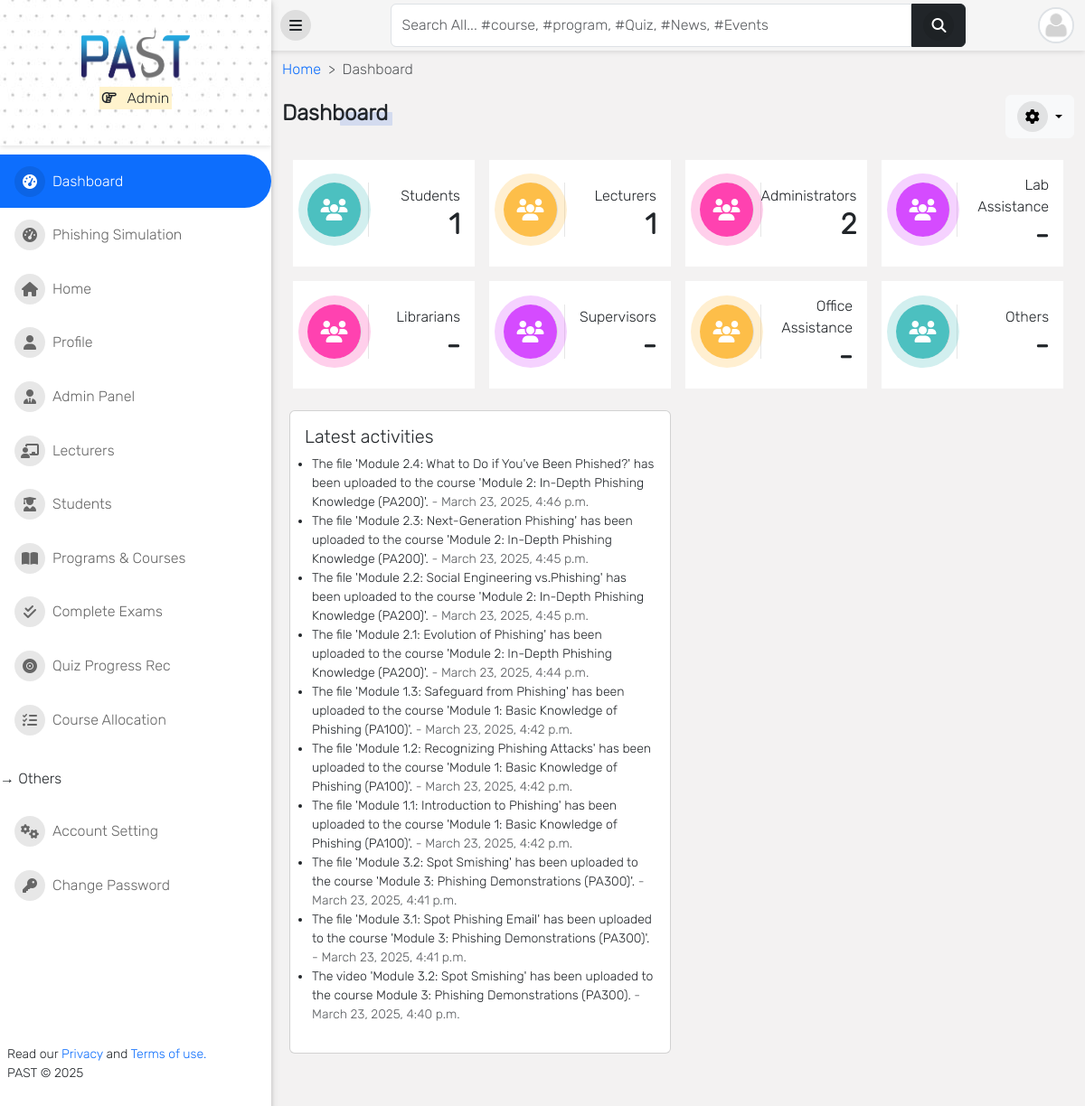
Page /dashboard/ (signed in) on the committed database.
### accounts/models.py (models this page shows, shortened)
class User(AbstractUser):
    is_student = models.BooleanField(default=False)
    is_lecturer = models.BooleanField(default=False)
    is_parent = models.BooleanField(default=False)
    is_dep_head = models.BooleanField(default=False)
    gender = models.CharField(max_length=1, choices=GENDERS, blank=True, null=True)
    phone = models.CharField(max_length=60, blank=True, null=True)
    address = models.CharField(max_length=60, blank=True, null=True)
    picture = models.ImageField(
        upload_to="profile_pictures/%y/%m/%d/", default="default.png", null=True
    )
    email = models.EmailField(blank=True, null=True)
    username_validator = ASCIIUsernameValidator()
    objects = CustomUserManager()
    class Meta:
        ordering = ("-date_joined",)
    @property
    def get_user_role(self):
        if self.is_superuser:
            role = "Admin"
        elif self.is_student:
            role = "User"
        elif self.is_lecturer:
            role = "Lecturer"
        elif self.is_parent:
            role = "Parent"
        return role

### core/models.py (models this page shows, shortened)
class ActivityLog(models.Model):
    message = models.TextField()
    created_at = models.DateTimeField(auto_now=True)

### accounts/decorators.py (the view)
    def wrapper(request, *args, **kwargs):
        if test_func(request.user):
            return function(request, *args, **kwargs) if function else None
        else:
            return redirect(redirect_to)

### accounts/models.py (called while the page is built)
    def get_student_count(self):
        return self.model.objects.filter(is_student=True).count()

    def get_lecturer_count(self):
        return self.model.objects.filter(is_lecturer=True).count()

    def get_superuser_count(self):
        return self.model.objects.filter(is_superuser=True).count()

    @classmethod
    def get_gender_count(cls):
        males_count = Student.objects.filter(student__gender="M").count()
        females_count = Student.objects.filter(student__gender="F").count()
        return {"M": males_count, "F": females_count}

### core/views.py (called while the page is built)
@login_required
@admin_required
def dashboard_view(request):
    logs = ActivityLog.objects.all().order_by("-created_at")[:10]
    gender_count = Student.get_gender_count()
    context = {
        "student_count": User.objects.get_student_count(),
        "lecturer_count": User.objects.get_lecturer_count(),
        "superuser_count": User.objects.get_superuser_count(),
        "males_count": gender_count["M"],
        "females_count": gender_count["F"],
        "logs": logs,
    }
    return render(request, "core/dashboard.html", context)

### templates/core/dashboard.html (shortened to what this page needs)
{% extends 'base.html' %}
{% load static %}
{% block content %}
<nav style="--bs-breadcrumb-divider: '>';" aria-label="breadcrumb">
    <ol class="breadcrumb">
      <li class="breadcrumb-item"><a href="/">Home</a></li>
      <li class="breadcrumb-item active" aria-current="page">Dashboard</li>
    </ol>
</nav>
<div class="d-flex justify-content-between align-items-center mb-4">
	<h1 class="title-1">Dashboard</h1>
	<div class="dropdown">
		<button type="button" class="btn btn-light dropdown-toggle" data-bs-toggle="dropdown"
			aria-expanded="false">
			<i class="fas fa-cog"></i>
		</button>
	</div>
</div>
<div class="row users-count px-3">
	<div class="col-6 col-md-3 mb-3 px-2">
		<div class="card-count p-3">
			<h3><i class="fas fa-users bg-light-aqua"></i></h3>
			<div class="text-right">
				Students
				<h2>{{ student_count }}</h2>
			</div>
		</div>
	</div>
	<div class="col-6 col-md-3 mb-3 px-2">
		<div class="card-count p-3">
			<h3><i class="fas fa-users bg-light-orange"></i></h3>
			<div class="text-right">
				Lecturers
				<h2>{{ lecturer_count }}</h2>
			</div>
		</div>
	</div>
	<div class="col-6 col-md-3 mb-3 px-2">
		<div class="card-count p-3">
			<h3><i class="fas fa-users bg-light-red"></i></h3>
			<div class="text-right">
				Administrators
				<h2>{{ superuser_count }}</h2>
			</div>
		</div>
	</div>
	<div class="col-6 col-md-3 mb-3 px-2">
		<div class="card-count p-3">
			<h3><i class="fas fa-users bg-light-purple"></i></h3>
			<div class="text-right">
				Lab Assistance
				<h2>-</h2>
			</div>
		</div>
	</div>
	<div class="col-6 col-md-3 mb-3 px-2">
		<div class="card-count p-3">
			<h3><i class="fas fa-users bg-light-red"></i></h3>
			<div class="text-right">
				Librarians
				<h2>-</h2>
			</div>
		</div>
	</div>
	<div class="col-6 col-md-3 mb-3 px-2">
		<div class="card-count p-3">
			<h3><i class="fas fa-users bg-light-purple"></i></h3>
			<div class="text-right">
				Supervisors
				<h2>-</h2>
			</div>
		</div>
	</div>
	<div class="col-6 col-md-3 mb-3 px-2">
		<div class="card-count p-3">
			<h3><i class="fas fa-users bg-light-orange"></i></h3>
			<div class="text-right pl-2">
				Office Assistance
				<h2>-</h2>
			</div>
		</div>
	</div>
	<div class="col-6 col-md-3 mb-3 px-2">
		<div class="card-count p-3">
			<h3><i class="fas fa-users bg-light-aqua"></i></h3>
			<div class="text-right">
				Others
				<h2>-</h2>
			</div>
		</div>
	</div>
</div>
	<div class="col-md-6 p-2">
		<div class="card w-100 h-100 p-3">
			<h5>Latest activities</h5>
			<ul class="ps-2 small">
				{% for log in logs %}
				<li>{{ log.message }} <span class="text-muted">- {{ log.created_at }}</span></li>
				{% empty %}
				<li>No recent activity</li>
				{% endfor %}
			</ul>
		</div>
	</div>
</div>
<br>
{% endblock content %}

### templates/base.html (shortened to what this page needs)
{% load static %}
<!DOCTYPE html>
<html lang="en">
<head>
    <link rel="stylesheet" type="text/css" href="{% static 'vendor/fontawesome-6.5.1/css/all.min.css' %}">
    <link rel="stylesheet" type="text/css" href="{% static 'vendor/bootstrap-5.3.2/css/bootstrap.min.css' %}">
    <link rel="stylesheet" type="text/css" href="{% static 'css/style.min.css' %}">
</head>
<body>
    {% block sidebar %}
        {% include 'aside.html' %}
    {% endblock %}
    {% block maincontent %}
    <div id="main">
        {% block topbar %}
            {% include 'navbar.html' %}
        {% endblock %}
        <div class="container-fluid" id="main-content">
            {% block content %}{% endblock content %}
        </div>
    {% endblock %}
</body>
</html>

### templates/aside.html (shortened to what this page needs)
{% load static %}
<div id="side-nav">
	<div class="main-menu">
		<div class="top-side text-center py-4" style="background-image: url({% static 'img/dotted.jpg' %});">
			<a href="/">
				<img src="{% static 'img/PAST_logo.png' %}" width="120px" alt="Logo PAST">
			</a>
			<p class="text-orange">
				<mark>
					<i class="far fa-hand-point-right"></i>
					{{ request.user.get_user_role }}
				</mark>
			</p>
		</div>
		{% url 'home' as hom %} {% url 'dashboard' as dash %} {% url 'profile' as prof %}
		{% url 'phishing_simulation' as simtool %}
		{% url 'lecturer_list' as lec %}
		{% url 'student_list' as stu %} {% url 'course_allocation_view' as cav %}
		{% url 'programs' as pro %} {% url 'session_list' as sess %} {% url 'semester_list' as sem %}
		{% url 'course_registration' as cr %} {% url 'edit_profile' as ep %} {% url 'change_password' as cp %}
		{% url 'quiz_progress' as qpr %} {% url 'quiz_marking' as qce %} {% url 'user_course_list' as ucl %}
		{% url 'admin_panel' as admin_p %}
		<ul>
			{% if request.user.is_superuser %}
			<li class="{% if request.path == dash %}active{% endif %}">
				<a href="{% url 'dashboard' %}"><i class="fas fa-tachometer-alt"></i>Dashboard</a>
			</li>
			<li class="{% if request.path == simtool %}active{% endif %}">
				<a href="{% url 'phishing_simulation' %}"><i class="fas fa-tachometer-alt"></i>Phishing Simulation</a>
			</li>
			{% endif %}
			<li class="{% if request.path == hom %}active{% endif %}">
				<a href="{% url 'home' %}"><i class="fas fa-home"></i>Home</a>
			</li>
			<li class="{% if request.path == prof %}active{% endif %}">
				<a href="{% url 'profile' %}"><i class="fas fa-user"></i>Profile</a>
			</li>
			{% if request.user.is_superuser %}
			<li class="{% if request.path == admin_p %}active{% endif %}">
				<a href="{% url 'admin_panel' %}"><i class="fas fa-user-tie"></i>Admin Panel</a>
			</li>
			<li class="{% if request.path == lec %}active{% endif %}">
				<a href="{% url 'lecturer_list' %}"><i class="fas fa-chalkboard-teacher"></i>Lecturers</a>
			</li>
			<li class="{% if request.path == stu %}active{% endif %}">
				<a href="{% url 'student_list' %}"><i class="fas fa-user-graduate"></i>Students</a>
			</li>
			{% endif %}
			<li class="{% if request.path == pro %}active{% endif %}">
				<a href="{% url 'programs' %}"><i class="fas fa-book-open"></i>Programs & Courses</a>
			</li>
			{% if request.user.is_superuser or request.user.is_lecturer %}
			<li class="{% if request.path == qce %}active{% endif %}">
				<a href="{% url 'quiz_marking' %}"><i class="fas fa-check-double"></i>Complete Exams</a>
			</li>
			{% endif %}
			{% if request.user.is_superuser %}
			<li class="{% if request.path == qpr %}active{% endif %}">
				<a href="{% url 'quiz_progress' %}"><i class="fas fa-record-vinyl"></i>Quiz Progress Rec</a>
			</li>
			<li class="{% if request.path == cav %}active{% endif %}">
				<a href="{% url 'course_allocation_view' %}"><i class="fas fa-tasks"></i>Course Allocation</a>
			</li>
			{% endif %}
			<br />
			<p class="ml-3">&RightArrow; Others</p>
			<li class="{% if request.path == ep %}active{% endif %}">
				<a href="{% url 'edit_profile' %}"><i class="fas fa-cogs"></i>Account Setting</a>
			</li>
			<li class="{% if request.path == cp %}active{% endif %}">
				<a href="{% url 'change_password' %}"><i class="fas fa-key"></i>Change Password</a>
			</li>
		</ul>
	</div>
	<footer class="card-footer mt-5 pt-3 pb-5 px-2">
		<div class="col-12">
			<p class="small m-0">
				Read our <a href="#"> Privacy </a> and <a href="#"> Terms of use. </a>
				<br />PAST &copy; <script>document.write(new Date().getFullYear());</script>
				<br />
			</p>
		</div>
	</footer>
</div>

### templates/navbar.html (shortened to what this page needs)
<div id="top-navbar" class="py-1">
	<div class="container">
		<div class="nav-wrapper">
			<div class="toggle-btn" onclick="toggleSidebar()">
				<i class="fas fa-bars"></i>
			</div>
			<form class="form-header" action="{% url 'query' %}" method="GET">
				<input id="primary-search" class="form-control rounded-end-0" type="text" name="q" value="{{ request.GET.q }}"
					placeholder="Search All... #course, #program, #Quiz, #News, #Events" required />
				<button class="btn btn-dark rounded-start-0" type="submit">
					<i class="fas fa-search"></i>
				</button>
			</form>
			<div class="dropdown">
				<div class="avatar border border-2" type="button" data-bs-toggle="dropdown" aria-expanded="false">
					<img src="{{ request.user.picture.url }}">
				</div>
			</div>
		</div>
	</div>
</div>

### templates/aside.html (style rules this page uses)
.top-side { background-size: cover; background-position: top center; }

### rows in the picture
User: user.get_user_role "Admin", user.picture (placeholder picture)
ActivityLog: message "The file 'Module 2.4: What to Do if You've Been Phished?' has been uploaded to the course 'Module 2: In-Depth Phishing Knowledge (PA200)'.", created_at "March 23, 2025, 4:46 p.m."
ActivityLog: message "The file 'Module 2.3: Next-Generation Phishing' has been uploaded to the course 'Module 2: In-Depth Phishing Knowledge (PA200)'.", created_at "March 23, 2025, 4:45 p.m."
ActivityLog: message "The file 'Module 2.2: Social Engineering vs.Phishing' has been uploaded to the course 'Module 2: In-Depth Phishing Knowledge (PA200)'.", created_at "March 23, 2025, 4:45 p.m."
ActivityLog: message "The file 'Module 2.1: Evolution of Phishing' has been uploaded to the course 'Module 2: In-Depth Phishing Knowledge (PA200)'.", created_at "March 23, 2025, 4:44 p.m."
ActivityLog: message "The file 'Module 1.3: Safeguard from Phishing' has been uploaded to the course 'Module 1: Basic Knowledge of Phishing (PA100)'.", created_at "March 23, 2025, 4:42 p.m."
ActivityLog: message "The file 'Module 1.2: Recognizing Phishing Attacks' has been uploaded to the course 'Module 1: Basic Knowledge of Phishing (PA100)'.", created_at "March 23, 2025, 4:42 p.m."
ActivityLog: message "The file 'Module 1.1: Introduction to Phishing' has been uploaded to the course 'Module 1: Basic Knowledge of Phishing (PA100)'.", created_at "March 23, 2025, 4:42 p.m."
ActivityLog: message "The file 'Module 3.2: Spot Smishing' has been uploaded to the course 'Module 3: Phishing Demonstrations (PA300)'.", created_at "March 23, 2025, 4:41 p.m."
ActivityLog: message "The file 'Module 3.1: Spot Phishing Email' has been uploaded to the course 'Module 3: Phishing Demonstrations (PA300)'.", created_at "March 23, 2025, 4:41 p.m."
ActivityLog: message "The video 'Module 3.2: Spot Smishing' has been uploaded to the course Module 3: Phishing Demonstrations (PA300).", created_at "March 23, 2025, 4:40 p.m."

### other values in the picture
{{ student_count }} "1"
{{ lecturer_count }} "1"
{{ superuser_count }} "2"
